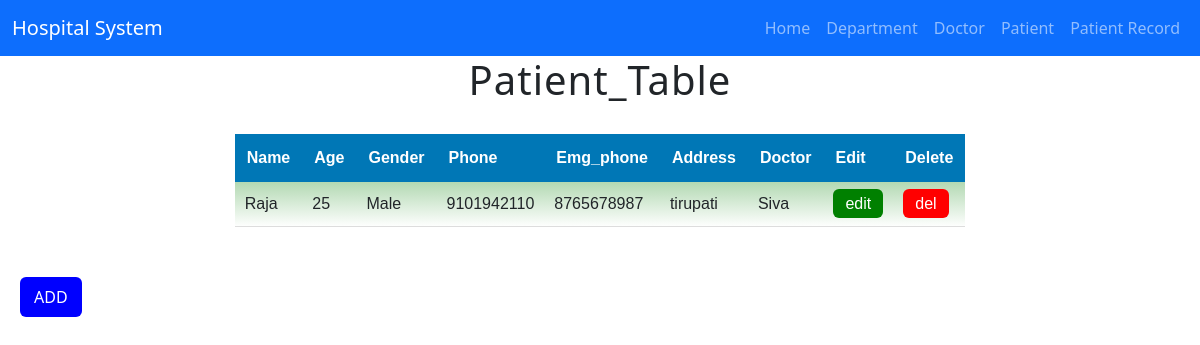
The page /patient/ on the database its author committed.
### app1/models.py (models this page shows, shortened)
class patient_model(models.Model):
    name = models.CharField(max_length=50)
    age = models.IntegerField()
    gender = models.CharField(max_length=10)
    phone = models.CharField(max_length=15)
    emg_phone=models.CharField(max_length=15)
    address = models.CharField(max_length=150)
    doctor = models.ForeignKey(doctor_model, on_delete=models.CASCADE)

class doctor_model(models.Model):
    name = models.CharField(max_length=50)
    department = models.ForeignKey(department_model, on_delete=models.CASCADE)
    def __str__(self):
        return self.name

### app1/views.py (the view)
# urls.py: path("patient/", patient_details, name="patient_list"),
def patient_details(request):
    data = patient_model.objects.all()
    content = {
        "data": data
    }
    return render(request, 'frontend_app1/patient_table.html', content)

### templates/frontend_app1/patient_table.html (shortened to what this page needs)
<!DOCTYPE html>
<html lang="en">
<head>
    <link href="https://cdn.jsdelivr.net/npm/bootstrap@5.3.0/dist/css/bootstrap.min.css" rel="stylesheet">
</head>
<body>
    <nav class="navbar navbar-expand-lg navbar-dark bg-primary">
  <div class="container-fluid">
    <a class="navbar-brand" href="{% url 'home' %}">Hospital System</a>
    <div class="collapse navbar-collapse" id="navmenu">
      <ul class="navbar-nav ms-auto">
         <li class="nav-item">
          <a class="nav-link" href="{% url 'home' %}">Home</a>
        </li>
        <li class="nav-item">
          <a class="nav-link" href="{% url 'department_list' %}">Department</a>
        </li>
        <li class="nav-item">
          <a class="nav-link" href="{% url 'doctor_list' %}">Doctor</a>
        </li>
        <li class="nav-item">
          <a class="nav-link" href="{% url 'patient_list' %}">Patient</a>
        </li>
        <li class="nav-item">
          <a class="nav-link" href="{% url 'patient_record_list' %}">Patient Record</a>
        </li>
      </ul>
    </div>
  </div>
</nav>
    <table>
      <h1>Patient_Table</h1>
        <tr>
            <th>Name</th>
            <th>Age</th>
            <th>Gender</th>
            <th>Phone</th>
            <th>Emg_phone</th>
            <th>Address</th>
            <th>Doctor</th>
            <th>Edit</th>
            <th>Delete</th>
        </tr>
        {% for i in data %}
        <tr>
            <td>{{i.name}}</td>
            <td>{{i.age}}</td>
            <td>{{i.gender}}</td>
            <td>{{i.phone}}</td>
            <td>{{i.emg_phone}}</td>
            <td>{{i.address}}</td>
            <td>{{i.doctor}}</td>
            <td><a href="{% url 'patient_update' i.id%}" class="btn-edit">edit</a></td>
            <td><a href="{% url 'patient_delete' i.id%}" class="btn-del">del</a></td>
        </tr>
        {% endfor %}
    </table>
    <a href="{% url 'patient_add' %}" class="btn-add">ADD</a>
</body>
</html>

### templates/frontend_app1/patient_table.html (style rules this page uses)
table { background-image: linear-gradient(rgba(0, 128, 0, 0.619),white); width: 60%; margin: 30px auto; border-collapse: collapse; font-family: Arial, sans-serif; }
table th { background-color: #0077b6; color: white; padding: 12px; text-align: left; font-size: 16px; }
table td { padding: 10px; border-bottom: 1px solid #ddd; font-size: 16px; }
.btn-edit { background: green; color: white; padding: 6px 12px; border-radius: 6px; text-decoration: none; }
.btn-del { background: red; color: white; padding: 6px 12px; border-radius: 6px; text-decoration: none; }
.btn-add { background: blue; color: white; padding: 8px 14px; border-radius: 6px; text-decoration: none; margin: 20px 20px; display: inline-block; }
h1 { text-align: center; font-family: "Segoe UI", sans-serif; font-size: 32px; margin-top: 30px; margin-bottom: 20px; font-weight: 700; letter-spacing: 1px; }

### rows shown on the page
patient_model: name "Raja", age "25", gender "Male", phone "9101942110", emg_phone "8765678987", address "tirupati", doctor "Siva"
